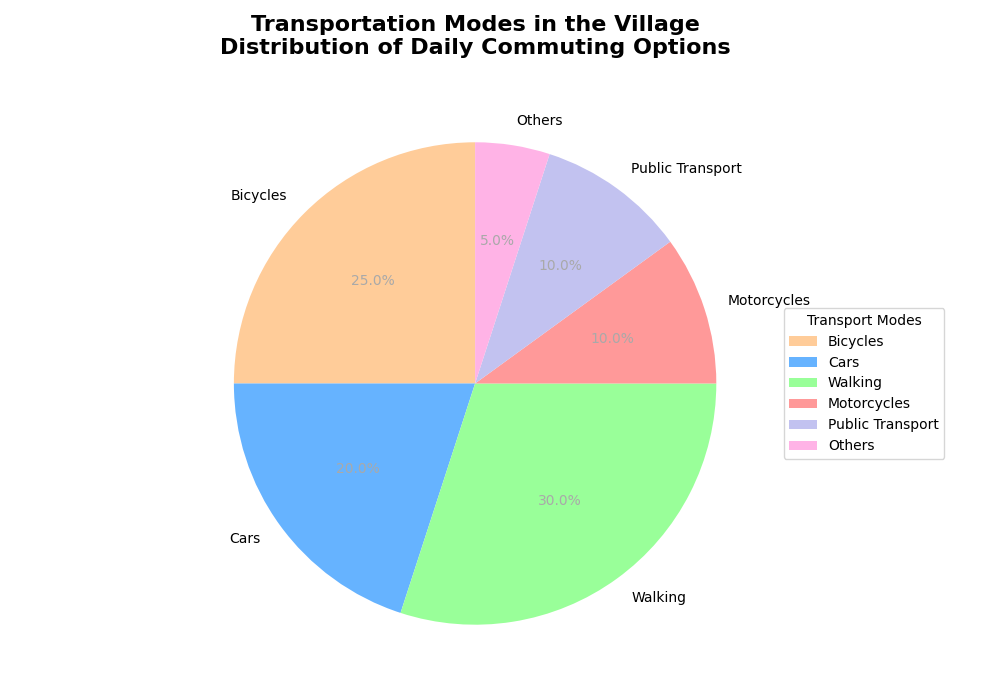

This chart was generated by the following Python code:
import matplotlib.pyplot as plt

# Define the data
transport_modes = ["Bicycles", "Cars", "Walking", "Motorcycles", "Public Transport", "Others"]
percentages = [25, 20, 30, 10, 10, 5]

# Colors for the transport modes
colors = ['#ffcc99', '#66b3ff', '#99ff99', '#ff9999', '#c2c2f0', '#ffb3e6']

# Create pie chart
fig, ax = plt.subplots(figsize=(10, 7))

# Creating the pie chart
wedges, texts, autotexts = ax.pie(
    percentages,
    labels=transport_modes,
    autopct='%1.1f%%',
    startangle=90,
    colors=colors
)

# Ensure each label and percentage is properly displayed
for text in texts:
    text.set_size(10)

for autotext in autotexts:
    autotext.set_size(10)
    autotext.set_color('darkgrey')

# Add title
plt.title("Transportation Modes in the Village\nDistribution of Daily Commuting Options", fontsize=16, weight='bold', pad=20)

# Adding the legend with a title
ax.legend(wedges, transport_modes, title="Transport Modes", loc="center left", bbox_to_anchor=(1, 0, 0.5, 1))

# Adjust layout to prevent overlap
plt.tight_layout()

# Display the pie chart
plt.show()
